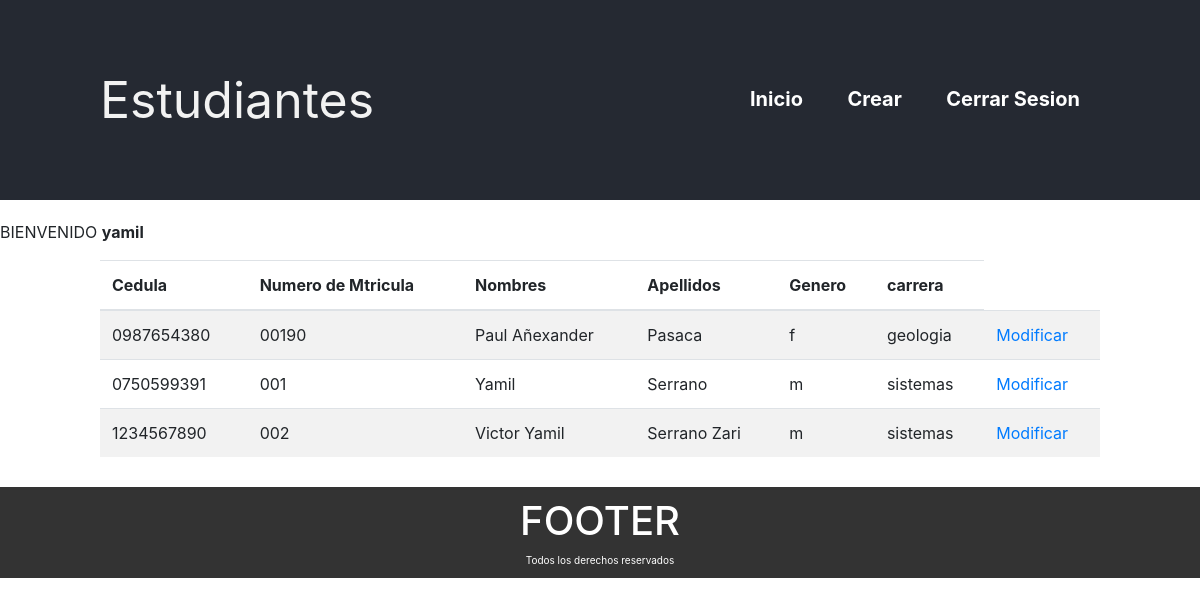
The app's page /estudiante/ (signed in) with its own data.
### app/modelo/models.py (models this page shows)
class Estudiante(models.Model):
    listaGenero = (
        ('f', 'femenino'),
        ('m', 'masculino')
    )
    cedula = models.CharField(max_length=10,unique=True, null=False)
    matricula = models.CharField(max_length=10, null=False, unique=True)
    apellidos = models.CharField(max_length=70,  null=False)
    nombres = models.CharField(max_length=70,  null=False)
    genero = models.CharField(max_length=15, choices= listaGenero, null=True)
    carrera= models.CharField(null=False, max_length=20)

### app/estudiantes/views.py (the view)
# urls.py: path('', views.Principal, name ='estudiantes'),
@login_required()
def Principal(request):
    listaUsuarios = Estudiante.objects.all().order_by('apellidos')
    context = {
        'lista' : listaUsuarios
    }
    return render(request, 'estudiante/principal_estudiante.html', context)

### templates/estudiante/principal_estudiante.html (shortened to what this page needs)
<!DOCTYPE html>
{%extends "master.html"%}
{% block contenido%}
<html lang="en">
<head>
    <link rel="stylesheet" href="https://stackpath.bootstrapcdn.com/bootstrap/4.1.3/css/bootstrap.min.css">
</head>
<body>
<div  align="center" style="margin-left: 100px; margin-right: 100px">
    <table class="table table-striped   ">
    <thead>
    <th>Cedula</th>
    <th>Numero de Mtricula</th>
    <th>Nombres</th>
    <th>Apellidos</th>
    <th>Genero</th>
    <th>carrera</th>
    </thead>
    {% for c in lista%}
    <tr>
        <td>{{c.cedula}}</td>
        <td>{{c.matricula}}</td>
        <td>{{c.nombres}}</td>
        <td>{{c.apellidos}}</td>
        <td>{{c.genero}}</td>
        <td>{{c.carrera}}</td>
        <td><a href="modificar?cedula={{c.cedula}}">Modificar</a></td>
     </tr>
    {%endfor%}
</table>
</div>
</body>
</html>
{% endblock %}

### templates/master.html (shortened to what this page needs)
<!DOCTYPE html>
<html lang="en">
<head>
</head>
<body>
<div >
    {%include "header.html"%}
    {%block contenido%}
    {%endblock%}
    {%include "footer.html"%}
</div>
</body>
</html>

### templates/header.html (shortened to what this page needs)
<!DOCTYPE html>
<html lang="en">
<head>
</head>
<body>
    <header>
		<div class="wrapper">
			<div class="logo">Estudiantes</div>
			{%if user.is_authenticated %}
			<nav>
				<a href="/estudiante">Inicio</a>
				<a href="/estudiante/crear">Crear</a>
				<a href="{%url 'logout'%}">Cerrar Sesion</a>
			</nav>
			{%endif%}
		</div>
	</header>
{%if user.is_authenticated %}
	<p>BIENVENIDO <b>{{user.username}}</b>
{%endif%}
</body>
</html>

### templates/footer.html (shortened to what this page needs)
<!DOCTYPE html>
<html lang="en">
<head>
</head>
<body>
<footer id="main-footer">
    <h1>FOOTER</h1>
    <p style="font-size: 10px">Todos los derechos reservados</p>
</footer>
</body>
</html>

### templates/header.html (style rules this page uses)
header { width:100%; overflow:hidden; background:#252932; margin-bottom:20px; }
.wrapper { width:90%; max-width:1000px; margin:auto; overflow:hidden; }
header .logo { color:#f2f2f2; font-size:50px; line-height:200px; float:left; }
header nav { float:right; line-height:200px; }
header nav a { display:inline-block; color:#fff; text-decoration:none; padding:10px 20px; line-height:normal; font-size:20px; font-weight:bold; -webkit-transition:all 500ms ease; -o-transition:all 500ms ease; transition:all 500ms ease; }

### templates/footer.html (style rules this page uses)
#main-footer { background: #333; color: white; text-align: center; padding: 10px; margin-top: 30px; }
#main-footer p { margin: 0; }

### records on screen
Estudiante: cedula "0987654380", matricula "00190", nombres "Paul Añexander", apellidos "Pasaca", genero "f", carrera "geologia"
Estudiante: cedula "0750599391", matricula "001", nombres "Yamil", apellidos "Serrano", genero "m", carrera "sistemas"
Estudiante: cedula "1234567890", matricula "002", nombres "Victor Yamil", apellidos "Serrano Zari", genero "m", carrera "sistemas"

### other values on screen
{{ user.username }} "yamil"
